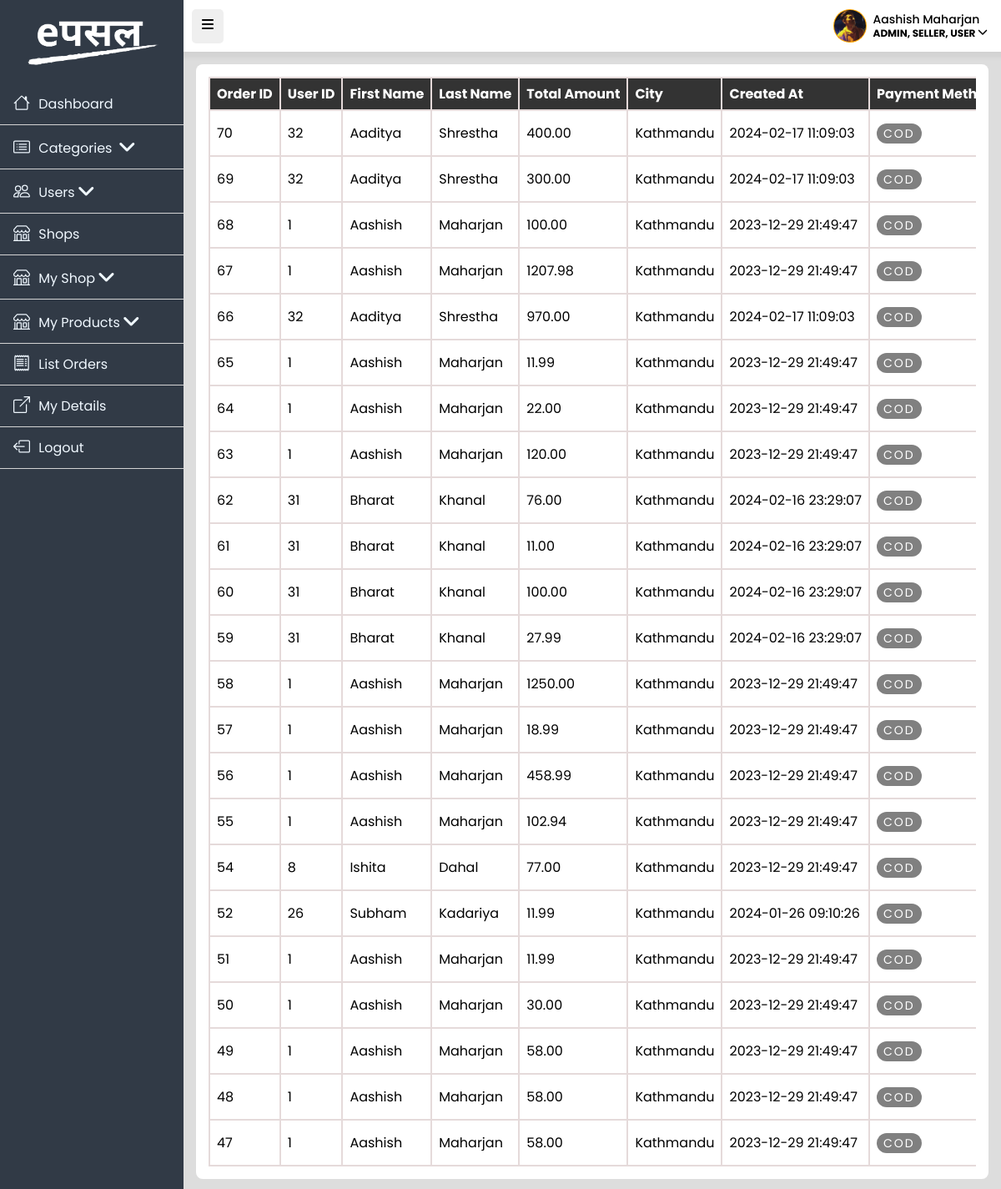
The page /dashboard/order/ListOrders.php (signed in) on the database its author committed.
### tables this page shows
CREATE TABLE `tbl_orders` (
  `order_id` int NOT NULL AUTO_INCREMENT,
  `user_id` int DEFAULT NULL,
  `order_status` enum('Pending','Processing','Packaging','Out for Delivery','Completed','Cancelled') DEFAULT 'Pending',
  `payment_method` enum('Khalti','COD') DEFAULT 'COD',
  `payment_status` enum('Paid','Unpaid') DEFAULT 'Unpaid',
  `total_amount` decimal(10,2) DEFAULT NULL,
  `created_at` datetime DEFAULT CURRENT_TIMESTAMP,
  `city` varchar(25) DEFAULT 'Kathmandu',
  `address` varchar(50) DEFAULT NULL,
  `note` varchar(255) DEFAULT NULL,
  `contact_no` varchar(20) DEFAULT NULL,
  `landmark` varchar(50) DEFAULT NULL,
  PRIMARY KEY (`order_id`),
  KEY `user_id` (`user_id`),
  CONSTRAINT `tbl_orders_ibfk_1` FOREIGN KEY (`user_id`) REFERENCES `tbl_users` (`user_id`)
);

CREATE TABLE `tbl_users` (
  `user_id` int NOT NULL AUTO_INCREMENT,
  `user_photo_url` varchar(255) DEFAULT 'public/img/user/default.jpg',
  `password_hash` varchar(256) NOT NULL,
  `fname` varchar(25) NOT NULL,
  `lname` varchar(25) NOT NULL,
  `email` varchar(50) NOT NULL,
  `contact_no` varchar(20) NOT NULL,
  `gender` enum('M','F','O') DEFAULT NULL,
  `dob` date DEFAULT NULL,
  `created_at` datetime DEFAULT CURRENT_TIMESTAMP,
  `is_active` tinyint(1) DEFAULT '1',
  PRIMARY KEY (`user_id`),
  UNIQUE KEY `email` (`email`)
);

### model/CategoryManager.php (called while the page is built, shortened)
<?php
class CategoryManager {
    private $conn;
    public function __construct($conn) {
        $this->conn = $conn;
    }
    public function getAllOrders() {
        $orders = array();
        $stmt = $this->conn->prepare("select * from tbl_orders o
        inner join tbl_users u on o.user_id=u.user_id ORDER BY o.created_at DESC;");
        try {
            if ($stmt->execute()) {
                $result = $stmt->get_result();
                if ($result->num_rows > 0) {
                    while ($user = $result->fetch_assoc()) {
                        $orders[] = $user;
                    }
                }
            } else {
                throw new \Exception($stmt->error);
            }
        } catch (\Exception $e) {
            $msg = $e->getMessage();
            echo "<script>alert('$msg')</script>";
        } finally {
            $stmt->close();
        }
        return $orders;
    }
}
?>

### dashboard/order/ListOrders.php (the view, shortened to what this page needs)
<?php require_once("./../../config/db.config.php"); ?>
<?php include_once("./../../model/CategoryManager.php"); ?>
<!DOCTYPE html>
<html lang="en">
<head>
    <link rel="stylesheet" href="/public/css/style.css" />
    <link rel="stylesheet" href="/public/css/dashboard.css" />
</head>
<body>
    <?php include_once("./../../includes/_sidenav.php"); ?>
    <?php include_once("./../../includes/_header.dash.php"); ?>
    <div id="main-content">
        <div class="dashboard__content">
            <?php
            $categoryManager = new CategoryManager($conn);
            ?>
            <div class="table-container">
                <table>
                    <thead>
                        <tr>
                            <th align="left">Order ID</th>
                            <th align="left">User ID</th>
                            <th align="left">First Name</th>
                            <th align="left">Last Name</th>
                            <th align="left">Total Amount</th>
                            <th align="left">City</th>
                            <th align="left">Created At</th>
                            <th align="left">Payment Method</th>
                        </tr>
                    </thead>
                    <tbody>
                        <?php
                        $adminList = $categoryManager->getAllOrders();
                        foreach ($adminList as $row) {
                            echo "<td>{$row["order_id"]}</td>";
                            echo "<td>{$row["user_id"]}</td>";
                            echo "<td>{$row["fname"]}</td>";
                            echo "<td>{$row["lname"]}</td>";
                            echo "<td>{$row["total_amount"]}</td>";
                            echo "<td>{$row["city"]}</td>";
                            echo "<td>{$row["created_at"]}</td>";
                            echo "<td><span class='table__badge'>{$row["payment_method"]}</span></td>";
                        }
                        ?>
                    </tbody>
                </table>
            </div>
        </div>
    </div>
</body>
</html>

### public/css/style.css (style rules this page uses)
:root { --extra-small: 575.98px; --small: 767.98px; --medium: 991.98px; --large: 1199.98px; --extra-large: 1200px; }
.badge,.table__badge { display: inline-block; text-align: center; background: #FF8800; color: white; padding: 8px 20px; line-height: 1.2; border-radius: 20px; font-size: 14px; letter-spacing: 2px; }
.table__badge { padding: 4px 8px; background: gray; }

### public/css/dashboard.css (style rules this page uses)
body { background: #ddd !important; }
#main-content { margin-left: 235px; margin-top: 15px; margin-right: 15px; margin-bottom: 15px; overflow-x: auto; transition: 0.2s all ease; }
.dashboard__content { padding: 15px; align-content: right; background-color: white; border-radius: 8px; }
.table-container { overflow-x: auto; }
table { width: 100%; border-collapse: collapse; }
table th, table td { border: 2px rgb(229, 218, 218) solid; padding: 6px 8px; border-collapse: collapse; background-color: white; white-space: nowrap; }
table th { color: white; background: #333; }

### public/css/global.css (style rules this page uses)
* { margin: 0; padding: 0; box-sizing: border-box; }
:root { --xs: 576px; }
body { font-size: 16px; font-family: 'Courier New', Courier, monospace; margin: 0px 0px 0px 0px; background: linear-gradient(to bottom, rgba(255, 255, 255,0.9), rgba(255, 255, 255,0.9)), url("/public/img/background.jpg") center/300px 300px repeat; }

### includes/_sidenav.php (style rules this page uses)
body { font-family: "Poppins", sans-serif; }

### rows shown on the page
tbl_orders: order_id "70", user.user_id "32", user.fname "Aaditya", user.lname "Shrestha", total_amount "400.00", city "Kathmandu", user.created_at "2024-02-17 11:09:03", payment_method "COD"
tbl_orders: order_id "69", user.user_id "32", user.fname "Aaditya", user.lname "Shrestha", total_amount "300.00", city "Kathmandu", user.created_at "2024-02-17 11:09:03", payment_method "COD"
tbl_orders: order_id "68", user.user_id "1", user.fname "Aashish", user.lname "Maharjan", total_amount "100.00", city "Kathmandu", user.created_at "2023-12-29 21:49:47", payment_method "COD"
tbl_orders: order_id "67", user.user_id "1", user.fname "Aashish", user.lname "Maharjan", total_amount "1207.98", city "Kathmandu", user.created_at "2023-12-29 21:49:47", payment_method "COD"
tbl_orders: order_id "66", user.user_id "32", user.fname "Aaditya", user.lname "Shrestha", total_amount "970.00", city "Kathmandu", user.created_at "2024-02-17 11:09:03", payment_method "COD"
tbl_orders: order_id "65", user.user_id "1", user.fname "Aashish", user.lname "Maharjan", total_amount "11.99", city "Kathmandu", user.created_at "2023-12-29 21:49:47", payment_method "COD"
tbl_orders: order_id "64", user.user_id "1", user.fname "Aashish", user.lname "Maharjan", total_amount "22.00", city "Kathmandu", user.created_at "2023-12-29 21:49:47", payment_method "COD"
tbl_orders: order_id "63", user.user_id "1", user.fname "Aashish", user.lname "Maharjan", total_amount "120.00", city "Kathmandu", user.created_at "2023-12-29 21:49:47", payment_method "COD"
tbl_orders: order_id "62", user.user_id "31", user.fname "Bharat", user.lname "Khanal", total_amount "76.00", city "Kathmandu", user.created_at "2024-02-16 23:29:07", payment_method "COD"
tbl_orders: order_id "61", user.user_id "31", user.fname "Bharat", user.lname "Khanal", total_amount "11.00", city "Kathmandu", user.created_at "2024-02-16 23:29:07", payment_method "COD"
tbl_orders: order_id "60", user.user_id "31", user.fname "Bharat", user.lname "Khanal", total_amount "100.00", city "Kathmandu", user.created_at "2024-02-16 23:29:07", payment_method "COD"
tbl_orders: order_id "59", user.user_id "31", user.fname "Bharat", user.lname "Khanal", total_amount "27.99", city "Kathmandu", user.created_at "2024-02-16 23:29:07", payment_method "COD"
tbl_orders: order_id "58", user.user_id "1", user.fname "Aashish", user.lname "Maharjan", total_amount "1250.00", city "Kathmandu", user.created_at "2023-12-29 21:49:47", payment_method "COD"
tbl_orders: order_id "57", user.user_id "1", user.fname "Aashish", user.lname "Maharjan", total_amount "18.99", city "Kathmandu", user.created_at "2023-12-29 21:49:47", payment_method "COD"
tbl_orders: order_id "56", user.user_id "1", user.fname "Aashish", user.lname "Maharjan", total_amount "458.99", city "Kathmandu", user.created_at "2023-12-29 21:49:47", payment_method "COD"
tbl_orders: order_id "55", user.user_id "1", user.fname "Aashish", user.lname "Maharjan", total_amount "102.94", city "Kathmandu", user.created_at "2023-12-29 21:49:47", payment_method "COD"
tbl_orders: order_id "54", user.user_id "8", user.fname "Ishita", user.lname "Dahal", total_amount "77.00", city "Kathmandu", user.created_at "2023-12-29 21:49:47", payment_method "COD"
tbl_orders: order_id "52", user.user_id "26", user.fname "Subham", user.lname "Kadariya", total_amount "11.99", city "Kathmandu", user.created_at "2024-01-26 09:10:26", payment_method "COD"
tbl_orders: order_id "51", user.user_id "1", user.fname "Aashish", user.lname "Maharjan", total_amount "11.99", city "Kathmandu", user.created_at "2023-12-29 21:49:47", payment_method "COD"
tbl_orders: order_id "50", user.user_id "1", user.fname "Aashish", user.lname "Maharjan", total_amount "30.00", city "Kathmandu", user.created_at "2023-12-29 21:49:47", payment_method "COD"
tbl_orders: order_id "49", user.user_id "1", user.fname "Aashish", user.lname "Maharjan", total_amount "58.00", city "Kathmandu", user.created_at "2023-12-29 21:49:47", payment_method "COD"
tbl_orders: order_id "48", user.user_id "1", user.fname "Aashish", user.lname "Maharjan", total_amount "58.00", city "Kathmandu", user.created_at "2023-12-29 21:49:47", payment_method "COD"
tbl_orders: order_id "47", user.user_id "1", user.fname "Aashish", user.lname "Maharjan", total_amount "58.00", city "Kathmandu", user.created_at "2023-12-29 21:49:47", payment_method "COD"

### other values the page prints
$full_name "Aashish Maharjan"
implode(", ", $_SESSION["roles"]) "ADMIN, SELLER, USER"
